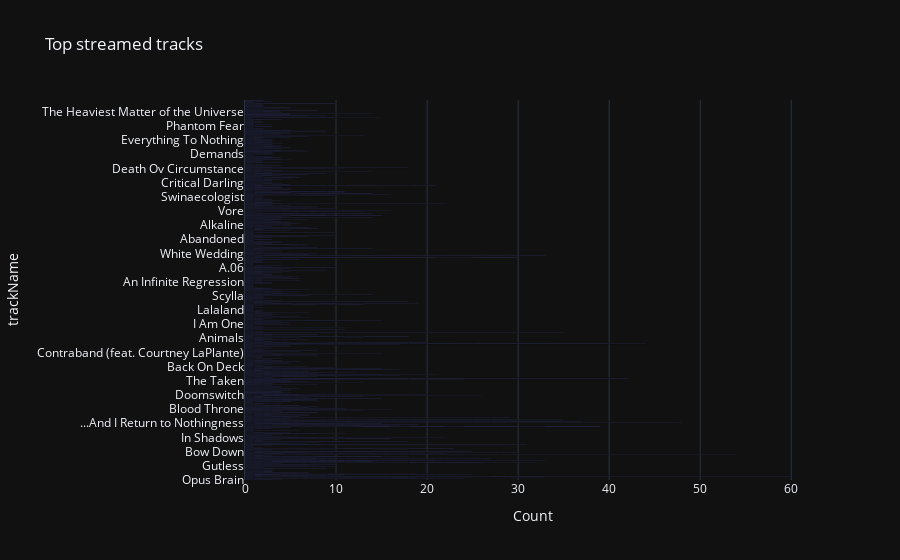

Notebook source saved alongside this figure:
### Code cell
# Convert endTime to datetime format for easy manipulation
df["endTime"] = pd.to_datetime(df["endTime"])

# Extracting only the Date from 'endTime'
df["Date"] = df["endTime"].dt.date

# Group by Date and trackName to get count on each day for each track
grouped_df = df.groupby(["Date", "trackName"]).size().reset_index(name='Count')

# Sorting values by Date and Count to get Top tracks on each day
sorted_df = grouped_df.sort_values(['Date','Count'],ascending=False)

# Selecting Top 10 tracks on each day
top_tracks = sorted_df.groupby('Date').head(10)

# Visualization with plotly
fig = px.bar(top_tracks, x='Count', y='trackName', orientation='h', title='Top streamed tracks')
fig.show()

### Figure 1 — Plotly figure (JSON) as saved in the notebook; plotly's stock layout.template omitted (floating-point values rounded to 4 significant figures; data arrays with more than 128 entries replaced by an {"elided": "..."} marker saying what was removed)
{"data": [{"alignmentgroup": "True", "hovertemplate": "Count=%{x}<br>trackName=%{y}<extra></extra>", "legendgroup": "", "marker": {"color": "#636efa", "pattern": {"shape": ""}}, "name": "", "offsetgroup": "", "orientation": "h", "showlegend": false, "textposition": "auto", "x": {"elided": "2631 int values"}, "xaxis": "x", "y": {"elided": "2631 str values"}, "yaxis": "y", "type": "bar"}], "layout": {"xaxis": {"anchor": "y", "domain": [0.0, 1.0], "title": {"text": "Count"}}, "yaxis": {"anchor": "x", "domain": [0.0, 1.0], "title": {"text": "trackName"}}, "legend": {"tracegroupgap": 0}, "title": {"text": "Top streamed tracks"}, "barmode": "relative"}}
